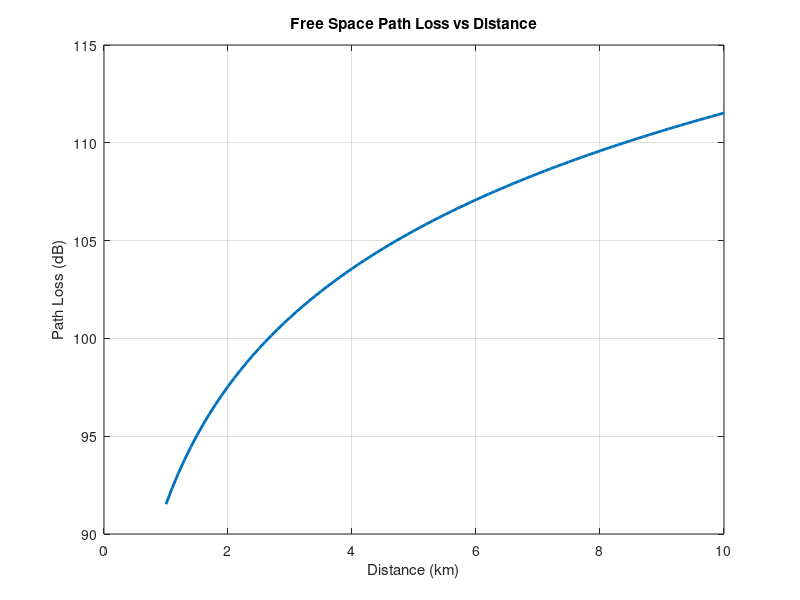

MATLAB code to generate this figure:
clc;
clear;
close all;
% =====================================
% Wireless Signal Propagation Analysis
% Free Space Path Loss Model    
% =====================================

% Frequency (MHz)
f = 900;

% Distance range (km)
d = 1:0.1:10;

% Calculate Path Loss
PL = 32.44 + 20*log10(f) + 20*log10(d);

% Display sample values
fprintf('Distance (km)    Path Loss (dB)\n');
fprintf('-------------------------------\n');

for i = 1:10:length(d)
    fprintf('%6.1f\t\t%8.2f\n', d(i), PL(i));
end

% Plot Path Loss vs Distance
figure;

plot(d, PL, 'LineWidth', 2);

xlabel('Distance (km)');
ylabel('Path Loss (dB)');
title('Free Space Path Loss vs Distance');
grid on;

% Save figure (optional)
saveas(gcf,'PathLossGraph.png');

% Specific distances required in report
distances = [1 2 5];

PL_values = 32.44 + 20*log10(f) + 20*log10(distances);

fprintf('\n\nResults for Required Distances:\n');
fprintf('---------------------------------\n');
fprintf('Distance (km)\tPath Loss (dB)\n');

for i = 1:length(distances)
    fprintf('%d\t\t%.2f\n', distances(i), PL_values(i));
end
